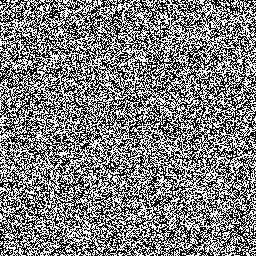

Python code for this plot:
#!python

from PIL import Image, ImageDraw
import random

SIZE = 256

image = Image.new("L", (SIZE, SIZE))
d = ImageDraw.Draw(image)

for x in range(SIZE):
    for y in range(SIZE):
        d.point((x, y), random.choice([0, 255]))

image.save('noise.jpg')
